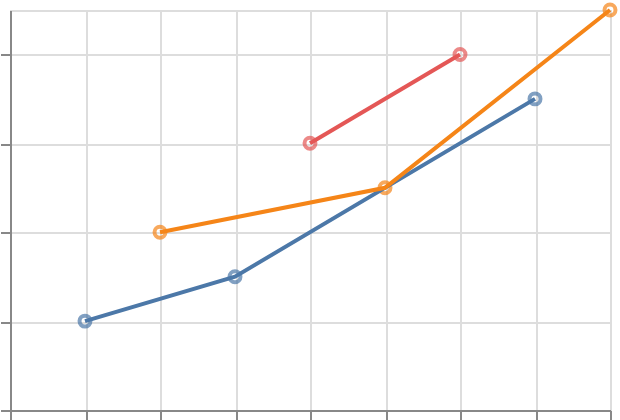

The specification (Vega-Lite) saved for this image:
### Vega-Lite specification from a JSON file in a GitHub repository (floating-point values rounded to 4 significant figures)
{"$schema": "https://vega.github.io/schema/vega-lite/v6.json", "padding": 5, "autosize": "none", "width": 300, "height": 200, "data": {"name": "table", "values": [{"c": "A", "g": "p", "x": 1, "y": 2, "v": 5, "t": "2024-01-15", "o": {"v": 3}, "IMDB Rating": 6.1, "d": "x1"}, {"c": "B", "g": "q", "x": 2, "y": 4, "v": 9, "t": "2024-02-20", "o": {"v": 7}, "IMDB Rating": 7.4, "d": "x2"}, {"c": "A", "g": "q", "x": 3, "y": 3, "v": 2, "t": "2024-03-05", "o": {"v": 1}, "IMDB Rating": 5.2, "d": "x1"}, {"c": "C", "g": "p", "x": 4, "y": 6, "v": 7, "t": "2024-05-30", "o": {"v": 4}, "IMDB Rating": 8.8, "d": "x3"}, {"c": "B", "g": "p", "x": 5, "y": 5, "v": 4, "t": "2024-07-11", "o": {"v": 9}, "IMDB Rating": 6.9, "d": "x2"}, {"c": "C", "g": "q", "x": 6, "y": 8, "v": 6, "t": "2024-09-02", "o": {"v": 2}, "IMDB Rating": 7.7, "d": "x3"}, {"c": "A", "g": "p", "x": 7, "y": 7, "v": 8, "t": "2024-11-25", "o": {"v": 5}, "IMDB Rating": 4.4, "d": "x1"}, {"c": "B", "g": "q", "x": 8, "y": 9, "v": 3, "t": "2024-12-31", "o": {"v": 8}, "IMDB Rating": 9.1, "d": "x2"}]}, "layer": [{"mark": "point", "encoding": {"x": {"field": "x", "type": "quantitative"}, "y": {"field": "y", "type": "quantitative"}, "color": {"field": "c", "type": "nominal", "title": "first"}}}, {"mark": "line", "encoding": {"x": {"field": "x", "type": "quantitative"}, "y": {"field": "y", "type": "quantitative"}, "color": {"field": "c", "type": "nominal", "title": "second"}}}]}
